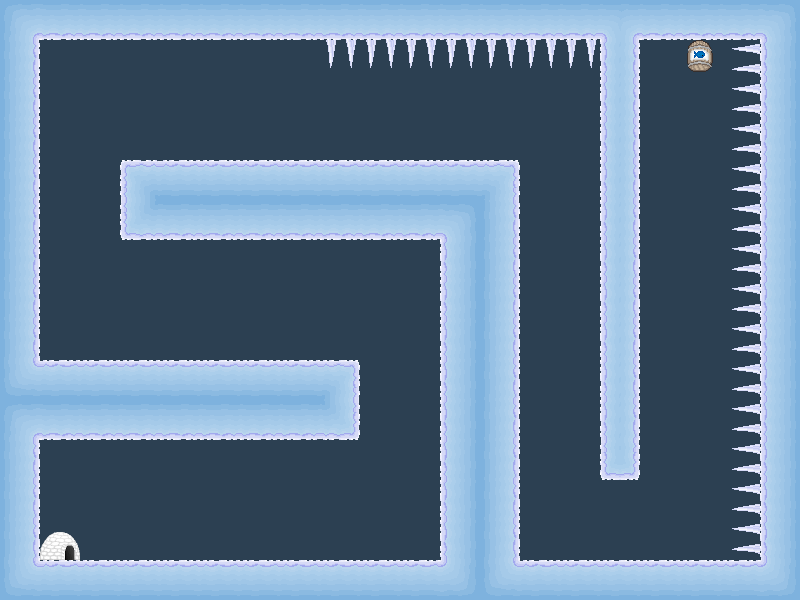

This game map was drawn from its Tiled (.tmx) file and the tilesets committed beside it. A one-line description and the trimmed map source follow:
An orthogonal 20x15 tile map with 40x40 px tiles, 1 tile layer (textures), 1 hidden layer not drawn, 3 tilesets and 4 objects (2x spikes, mainPlayer, me.LevelEntity).

<map version="1.0" orientation="orthogonal" width="20" height="15" tilewidth="40" tileheight="40" backgroundcolor="#2c4052">
 <tileset firstgid="1" name="solid" tilewidth="40" tileheight="40">
  <image source="tilesets/solid.png" width="40" height="40" />
  <tile id="0">
   <properties>
    <property name="type" value="solid" />
   </properties>
  </tile>
 </tileset>
 <tileset firstgid="2" name="textures" tilewidth="40" tileheight="40">
  <image source="tilesets/textures.png" width="160" height="480" />
 </tileset>
 <tileset firstgid="50" name="objects" tilewidth="40" tileheight="40">
  <image source="tilesets/objects.png" width="160" height="120" />
 </tileset>
 <layer name="textures" width="20" height="15">
  <data>[300 cells, 151 non-empty, 19 distinct tile ids]</data>
 </layer>
 <objectgroup color="#00ff00" name="Entities" width="20" height="15">
  <object name="mainPlayer" x="80" y="520" width="40" height="40" />
  <object name="me.LevelEntity" x="680" y="40" width="40" height="40" />
 </objectgroup>
 <objectgroup color="#ff0000" name="EnemyEntities" width="20" height="15">
  <object name="spikes" x="320" y="40" width="280" height="40" />
  <object name="spikes" x="720" y="40" width="40" height="520" />
 </objectgroup>
 <layer name="collision" width="20" height="15" visible="0">
  <data>[300 cells, 129 non-empty, 1 distinct tile ids]</data>
 </layer>
</map>
